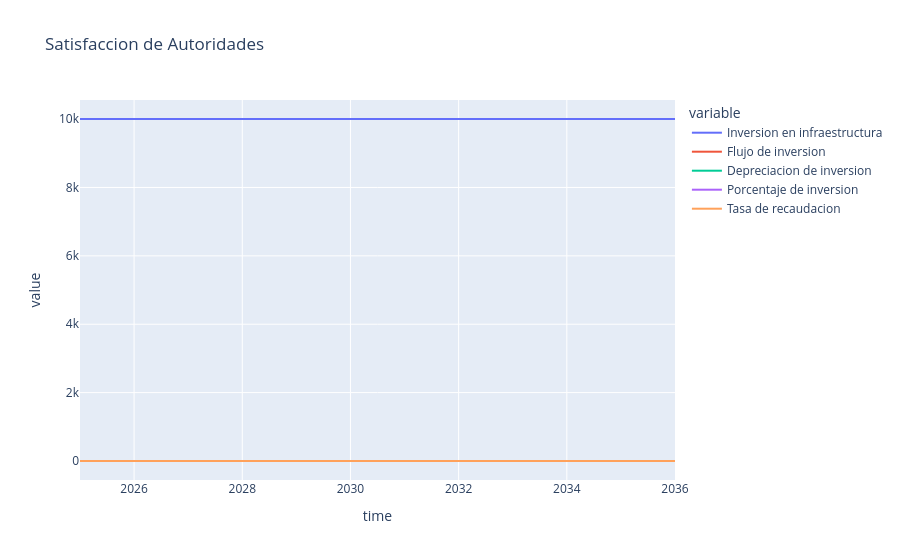

The notebook cell saved with this chart:
### Code cell
fig = px.line(data, y=["Inversion en infraestructura","Flujo de inversion","Depreciacion de inversion","Porcentaje de inversion","Tasa de recaudacion"],title="Satisfaccion de Autoridades")
fig.show()

### Figure 1 — Plotly figure (JSON) as saved in the notebook; plotly's stock layout.template omitted (floating-point values rounded to 4 significant figures)
{"data": [{"hovertemplate": "variable=Inversion en infraestructura<br>time=%{x}<br>value=%{y}<extra></extra>", "legendgroup": "Inversion en infraestructura", "line": {"color": "#636efa", "dash": "solid"}, "marker": {"symbol": "circle"}, "mode": "lines", "name": "Inversion en infraestructura", "orientation": "v", "showlegend": true, "type": "scatter", "x": [2025, 2026, 2027, 2028, 2029, 2030, 2031, 2032, 2033, 2034, 2035, 2036], "xaxis": "x", "y": [10000.0, 10000.0, 10000.0, 10000.0, 10000.0, 10000.0, 10000.0, 10000.0, 10000.0, 10000.0, 10000.0, 10000.0], "yaxis": "y"}, {"hovertemplate": "variable=Flujo de inversion<br>time=%{x}<br>value=%{y}<extra></extra>", "legendgroup": "Flujo de inversion", "line": {"color": "#EF553B", "dash": "solid"}, "marker": {"symbol": "circle"}, "mode": "lines", "name": "Flujo de inversion", "orientation": "v", "showlegend": true, "type": "scatter", "x": [2025, 2026, 2027, 2028, 2029, 2030, 2031, 2032, 2033, 2034, 2035, 2036], "xaxis": "x", "y": [0.3, 0.3, 0.3, 0.3, 0.3, 0.3, 0.3, 0.3, 0.3, 0.3, 0.3, 0.3], "yaxis": "y"}, {"hovertemplate": "variable=Depreciacion de inversion<br>time=%{x}<br>value=%{y}<extra></extra>", "legendgroup": "Depreciacion de inversion", "line": {"color": "#00cc96", "dash": "solid"}, "marker": {"symbol": "circle"}, "mode": "lines", "name": "Depreciacion de inversion", "orientation": "v", "showlegend": true, "type": "scatter", "x": [2025, 2026, 2027, 2028, 2029, 2030, 2031, 2032, 2033, 2034, 2035, 2036], "xaxis": "x", "y": [0.05, 0.05, 0.05, 0.05, 0.05, 0.05001, 0.05001, 0.05001, 0.05001, 0.05001, 0.05001, 0.05001], "yaxis": "y"}, {"hovertemplate": "variable=Porcentaje de inversion<br>time=%{x}<br>value=%{y}<extra></extra>", "legendgroup": "Porcentaje de inversion", "line": {"color": "#ab63fa", "dash": "solid"}, "marker": {"symbol": "circle"}, "mode": "lines", "name": "Porcentaje de inversion", "orientation": "v", "showlegend": true, "type": "scatter", "x": [2025, 2026, 2027, 2028, 2029, 2030, 2031, 2032, 2033, 2034, 2035, 2036], "xaxis": "x", "y": [0.3, 0.3, 0.3, 0.3, 0.3, 0.3, 0.3, 0.3, 0.3, 0.3, 0.3, 0.3], "yaxis": "y"}, {"hovertemplate": "variable=Tasa de recaudacion<br>time=%{x}<br>value=%{y}<extra></extra>", "legendgroup": "Tasa de recaudacion", "line": {"color": "#FFA15A", "dash": "solid"}, "marker": {"symbol": "circle"}, "mode": "lines", "name": "Tasa de recaudacion", "orientation": "v", "showlegend": true, "type": "scatter", "x": [2025, 2026, 2027, 2028, 2029, 2030, 2031, 2032, 2033, 2034, 2035, 2036], "xaxis": "x", "y": [1.0, 1.0, 1.0, 1.0, 1.0, 1.0, 1.0, 1.0, 1.0, 1.0, 1.0, 1.0], "yaxis": "y"}], "layout": {"legend": {"title": {"text": "variable"}, "tracegroupgap": 0}, "title": {"text": "Satisfaccion de Autoridades"}, "xaxis": {"anchor": "y", "domain": [0, 1], "title": {"text": "time"}}, "yaxis": {"anchor": "x", "domain": [0, 1], "title": {"text": "value"}}}}
